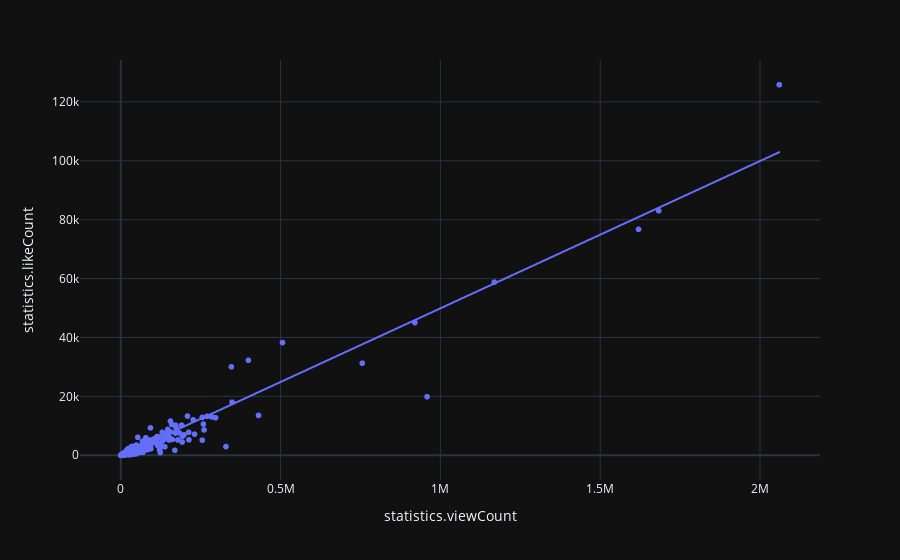
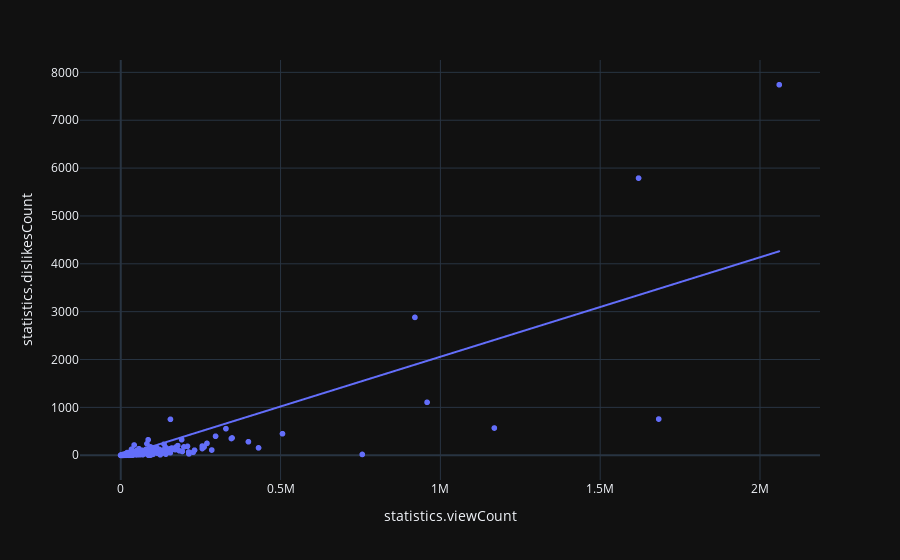
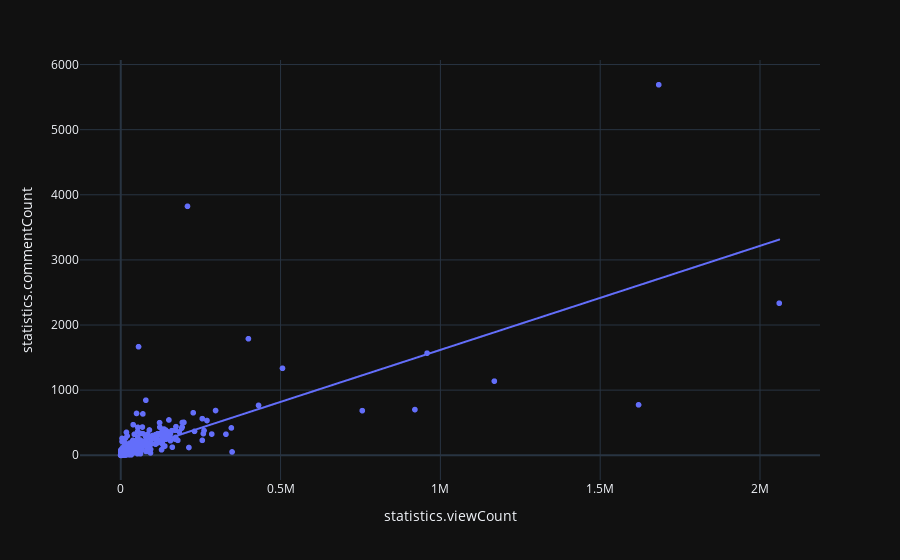
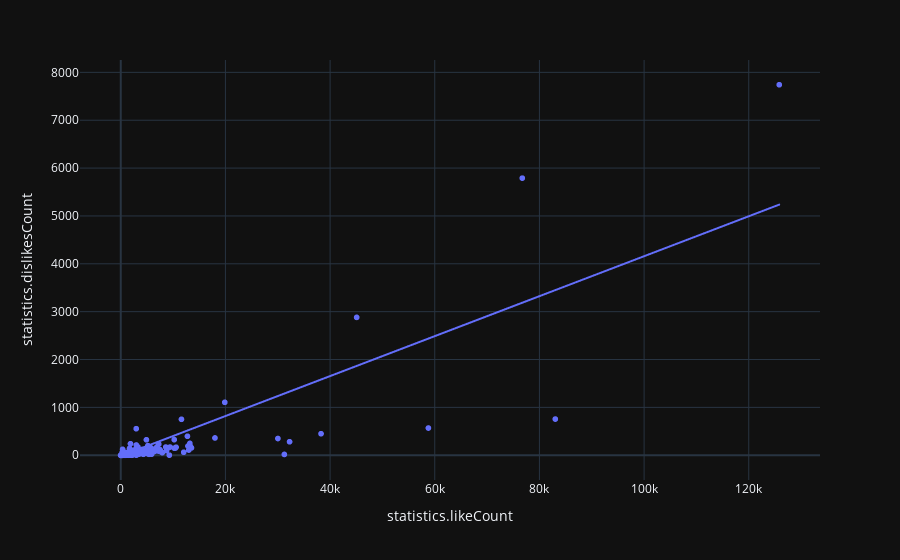

The cell these charts' notebook holds for them, in order:
### Markdown cell above
**Корреляция везде не отрицательная и статистически значимая (p-value < 0.05)- переменные можно использовать в расчетах вовлеченности**

### Code cell
# 11 Визуализация взаимосвязи пар переменных с помощью диаграммы рассеяния
import plotly.express as px
from itertools import combinations

comb_list = combinations(var_list, r=2)

for pair in comb_list:

    fig = px.scatter(data, x=pair[0], y=pair[1], trendline="ols")
    fig.show()

### Figure 1 — Plotly figure (JSON) as saved in the notebook; plotly's stock layout.template omitted (floating-point values rounded to 4 significant figures; data arrays with more than 128 entries replaced by an {"elided": "..."} marker saying what was removed)
{"data": [{"hovertemplate": "statistics.viewCount=%{x}<br>statistics.likeCount=%{y}<extra></extra>", "legendgroup": "", "marker": {"color": "#636efa", "symbol": "circle"}, "mode": "markers", "name": "", "showlegend": false, "x": {"elided": "1289 int values"}, "xaxis": "x", "y": {"elided": "1289 float values"}, "yaxis": "y", "type": "scattergl"}, {"hovertemplate": "<b>OLS trendline</b><br>statistics.likeCount = 0.0500245 * statistics.viewCount + -130.31<br>R<sup>2</sup>=0.936310<br><br>statistics.viewCount=%{x}<br>statistics.likeCount=%{y} <b>(trend)</b><extra></extra>", "legendgroup": "", "marker": {"color": "#636efa", "symbol": "circle"}, "mode": "lines", "name": "", "showlegend": false, "x": {"elided": "1246 int values"}, "xaxis": "x", "y": {"elided": "1246 float values"}, "yaxis": "y", "type": "scattergl"}], "layout": {"xaxis": {"anchor": "y", "domain": [0.0, 1.0], "title": {"text": "statistics.viewCount"}}, "yaxis": {"anchor": "x", "domain": [0.0, 1.0], "title": {"text": "statistics.likeCount"}}, "legend": {"tracegroupgap": 0}, "margin": {"t": 60}}}

### Figure 2 — Plotly figure (JSON) as saved in the notebook; plotly's stock layout.template omitted (floating-point values rounded to 4 significant figures; data arrays with more than 128 entries replaced by an {"elided": "..."} marker saying what was removed)
{"data": [{"hovertemplate": "statistics.viewCount=%{x}<br>statistics.dislikesCount=%{y}<extra></extra>", "legendgroup": "", "marker": {"color": "#636efa", "symbol": "circle"}, "mode": "markers", "name": "", "showlegend": false, "x": {"elided": "1289 int values"}, "xaxis": "x", "y": {"elided": "1289 int values"}, "yaxis": "y", "type": "scattergl"}, {"hovertemplate": "<b>OLS trendline</b><br>statistics.dislikesCount = 0.00207839 * statistics.viewCount + -20.4541<br>R<sup>2</sup>=0.640598<br><br>statistics.viewCount=%{x}<br>statistics.dislikesCount=%{y} <b>(trend)</b><extra></extra>", "legendgroup": "", "marker": {"color": "#636efa", "symbol": "circle"}, "mode": "lines", "name": "", "showlegend": false, "x": {"elided": "1289 int values"}, "xaxis": "x", "y": {"elided": "1289 float values"}, "yaxis": "y", "type": "scattergl"}], "layout": {"xaxis": {"anchor": "y", "domain": [0.0, 1.0], "title": {"text": "statistics.viewCount"}}, "yaxis": {"anchor": "x", "domain": [0.0, 1.0], "title": {"text": "statistics.dislikesCount"}}, "legend": {"tracegroupgap": 0}, "margin": {"t": 60}}}

### Figure 3 — Plotly figure (JSON) as saved in the notebook; plotly's stock layout.template omitted (floating-point values rounded to 4 significant figures; data arrays with more than 128 entries replaced by an {"elided": "..."} marker saying what was removed)
{"data": [{"hovertemplate": "statistics.viewCount=%{x}<br>statistics.commentCount=%{y}<extra></extra>", "legendgroup": "", "marker": {"color": "#636efa", "symbol": "circle"}, "mode": "markers", "name": "", "showlegend": false, "x": {"elided": "1289 int values"}, "xaxis": "x", "y": {"elided": "1289 float values"}, "yaxis": "y", "type": "scattergl"}, {"hovertemplate": "<b>OLS trendline</b><br>statistics.commentCount = 0.00159773 * statistics.viewCount + 20.405<br>R<sup>2</sup>=0.533645<br><br>statistics.viewCount=%{x}<br>statistics.commentCount=%{y} <b>(trend)</b><extra></extra>", "legendgroup": "", "marker": {"color": "#636efa", "symbol": "circle"}, "mode": "lines", "name": "", "showlegend": false, "x": {"elided": "1276 int values"}, "xaxis": "x", "y": {"elided": "1276 float values"}, "yaxis": "y", "type": "scattergl"}], "layout": {"xaxis": {"anchor": "y", "domain": [0.0, 1.0], "title": {"text": "statistics.viewCount"}}, "yaxis": {"anchor": "x", "domain": [0.0, 1.0], "title": {"text": "statistics.commentCount"}}, "legend": {"tracegroupgap": 0}, "margin": {"t": 60}}}

### Figure 4 — Plotly figure (JSON) as saved in the notebook; plotly's stock layout.template omitted (floating-point values rounded to 4 significant figures; data arrays with more than 128 entries replaced by an {"elided": "..."} marker saying what was removed)
{"data": [{"hovertemplate": "statistics.likeCount=%{x}<br>statistics.dislikesCount=%{y}<extra></extra>", "legendgroup": "", "marker": {"color": "#636efa", "symbol": "circle"}, "mode": "markers", "name": "", "showlegend": false, "x": {"elided": "1289 float values"}, "xaxis": "x", "y": {"elided": "1289 int values"}, "yaxis": "y", "type": "scattergl"}, {"hovertemplate": "<b>OLS trendline</b><br>statistics.dislikesCount = 0.0417417 * statistics.likeCount + -15.7965<br>R<sup>2</sup>=0.689864<br><br>statistics.likeCount=%{x}<br>statistics.dislikesCount=%{y} <b>(trend)</b><extra></extra>", "legendgroup": "", "marker": {"color": "#636efa", "symbol": "circle"}, "mode": "lines", "name": "", "showlegend": false, "x": {"elided": "1246 float values"}, "xaxis": "x", "y": {"elided": "1246 float values"}, "yaxis": "y", "type": "scattergl"}], "layout": {"xaxis": {"anchor": "y", "domain": [0.0, 1.0], "title": {"text": "statistics.likeCount"}}, "yaxis": {"anchor": "x", "domain": [0.0, 1.0], "title": {"text": "statistics.dislikesCount"}}, "legend": {"tracegroupgap": 0}, "margin": {"t": 60}}}
